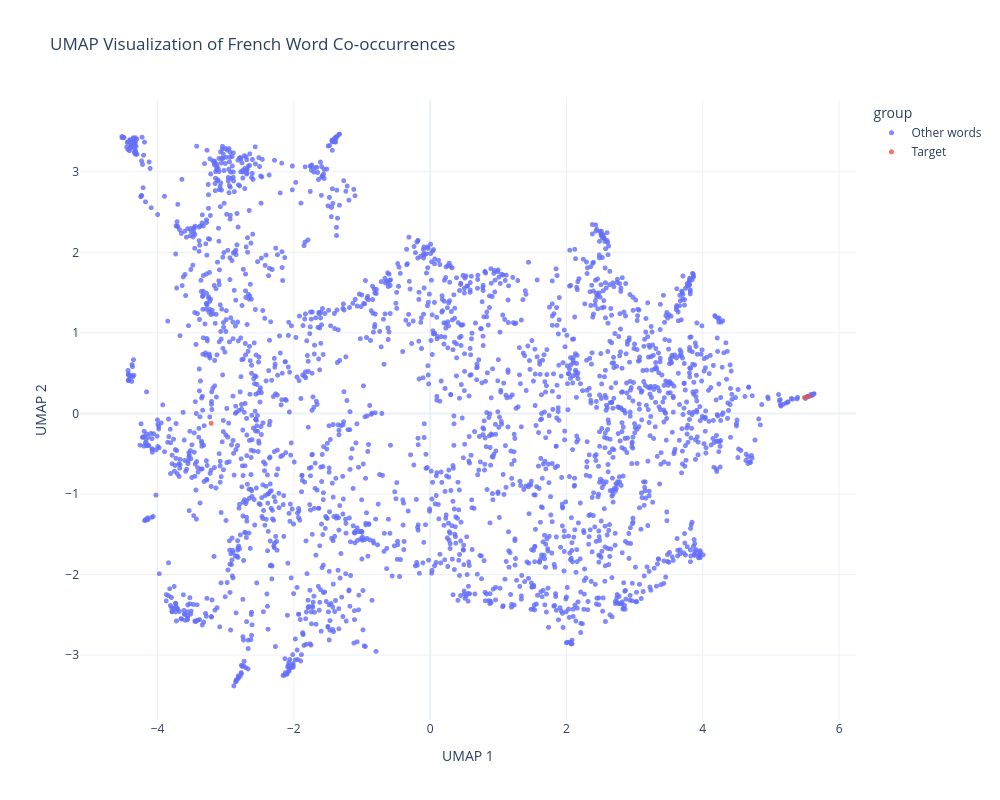

Write notebook code for a chart like this one.
### Code cell
fig = px.scatter(
    embedding_df,
    x="x",
    y="y",
    color="group",
    hover_name=f"{word_type}",
    title="UMAP Visualization of French Word Co-occurrences",
    opacity=0.8,
)

fig.update_traces(
    marker=dict(size=5)
)

fig.update_layout(
    width=1000,
    height=800,
    template="plotly_white",
    xaxis_title="UMAP 1",
    yaxis_title="UMAP 2",
)

fig.show()

### Figure 1 — Plotly figure (JSON) as saved in the notebook; plotly's stock layout.template omitted (floating-point values rounded to 4 significant figures; data arrays with more than 128 entries replaced by an {"elided": "..."} marker saying what was removed)
{"data": [{"hovertemplate": "<b>%{hovertext}</b><br><br>group=Other words<br>x=%{x}<br>y=%{y}<extra></extra>", "hovertext": {"elided": "2603 str values"}, "legendgroup": "Other words", "marker": {"color": "#636efa", "opacity": 0.8, "symbol": "circle", "size": 5}, "mode": "markers", "name": "Other words", "showlegend": true, "x": {"elided": "2603 float values"}, "xaxis": "x", "y": {"elided": "2603 float values"}, "yaxis": "y", "type": "scattergl"}, {"hovertemplate": "<b>%{hovertext}</b><br><br>group=Target<br>x=%{x}<br>y=%{y}<extra></extra>", "hovertext": ["père", "mère", "rêver"], "legendgroup": "Target", "marker": {"color": "#EF553B", "opacity": 0.8, "symbol": "circle", "size": 5}, "mode": "markers", "name": "Target", "showlegend": true, "x": [5.561, 5.493, -3.213], "xaxis": "x", "y": [0.2119, 0.1984, -0.1226], "yaxis": "y", "type": "scattergl"}], "layout": {"xaxis": {"anchor": "y", "domain": [0.0, 1.0], "title": {"text": "UMAP 1"}}, "yaxis": {"anchor": "x", "domain": [0.0, 1.0], "title": {"text": "UMAP 2"}}, "legend": {"title": {"text": "group"}, "tracegroupgap": 0}, "title": {"text": "UMAP Visualization of French Word Co-occurrences"}, "width": 1000, "height": 800}}
